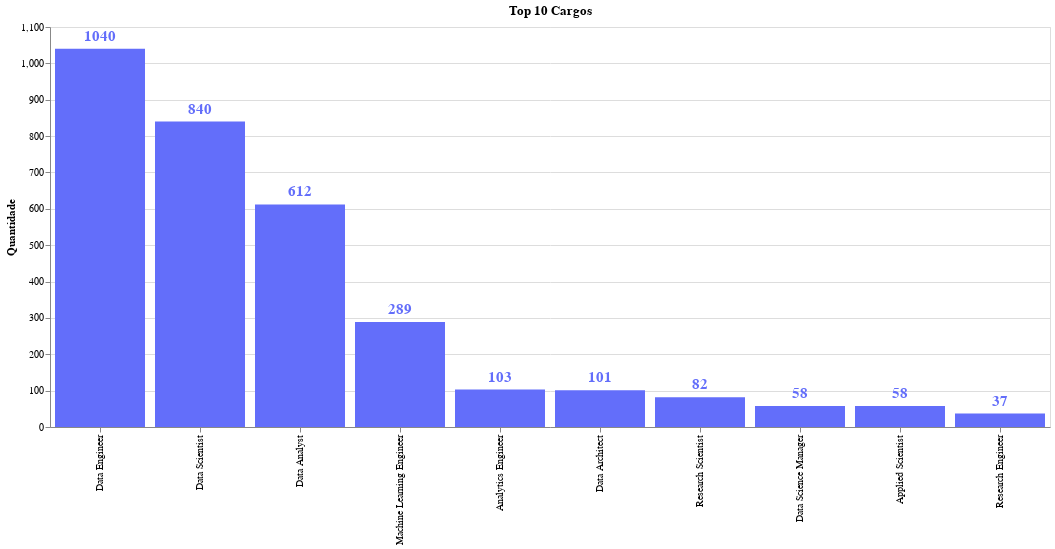

The notebook cell saved with this chart:
### Markdown cell above
## Vendo os cargos de trabalho mais frequentes

### Code cell
# Criando uma variável que vai receber os 10 cargos com maior frequência
top10_cargos = df['Cargo'].value_counts()[:10].reset_index().rename(
    columns={
        'index': 'Cargo',
        'Cargo': 'Qtd'
    }
)
print(top10_cargos.head(3))
cor_hex = '#636EFA'

# Criação do gráfico com Altair
fig = alt.Chart(top10_cargos).mark_bar().encode(
    x=alt.X(
        'Cargo:N', 
        title=None, 
        sort=alt.EncodingSortField(
            field="Qtd", 
            op="sum", 
            order="descending"
            )
        ),
    y=alt.Y('Qtd:Q', title="Quantidade"),
    color=alt.value(cor_hex),
).properties(
    title="Top 10 Cargos",
    width=1000,
    height=400,
)

text = fig.mark_text(
    align='center',
    baseline='bottom',
    fontSize=15,
    fontWeight='bold',
    dy=-5    
).encode(
    text='Qtd'
)

# Mostrando o gráfico
fig + text

### Figure 1 — Vega-Lite specification as saved in the notebook (floating-point values rounded to 4 significant figures)
{"config": {"view": {"continuousWidth": 400, "continuousHeight": 300}}, "layer": [{"mark": "bar", "encoding": {"color": {"value": "#636EFA"}, "x": {"field": "Cargo", "sort": {"field": "Qtd", "op": "sum", "order": "descending"}, "title": null, "type": "nominal"}, "y": {"field": "Qtd", "title": "Quantidade", "type": "quantitative"}}, "height": 400, "title": "Top 10 Cargos", "width": 1000}, {"mark": {"type": "text", "align": "center", "baseline": "bottom", "dy": -5, "fontSize": 15, "fontWeight": "bold"}, "encoding": {"color": {"value": "#636EFA"}, "text": {"field": "Qtd", "type": "quantitative"}, "x": {"field": "Cargo", "sort": {"field": "Qtd", "op": "sum", "order": "descending"}, "title": null, "type": "nominal"}, "y": {"field": "Qtd", "title": "Quantidade", "type": "quantitative"}}, "height": 400, "title": "Top 10 Cargos", "width": 1000}], "data": {"name": "data-64ecec1dbf6d03aef511ad2a63a82cd8"}, "$schema": "https://vega.github.io/schema/vega-lite/v4.17.0.json", "datasets": {"data-64ecec1dbf6d03aef511ad2a63a82cd8": [{"Cargo": "Data Engineer", "Qtd": 1040}, {"Cargo": "Data Scientist", "Qtd": 840}, {"Cargo": "Data Analyst", "Qtd": 612}, {"Cargo": "Machine Learning Engineer", "Qtd": 289}, {"Cargo": "Analytics Engineer", "Qtd": 103}, {"Cargo": "Data Architect", "Qtd": 101}, {"Cargo": "Research Scientist", "Qtd": 82}, {"Cargo": "Data Science Manager", "Qtd": 58}, {"Cargo": "Applied Scientist", "Qtd": 58}, {"Cargo": "Research Engineer", "Qtd": 37}]}}
